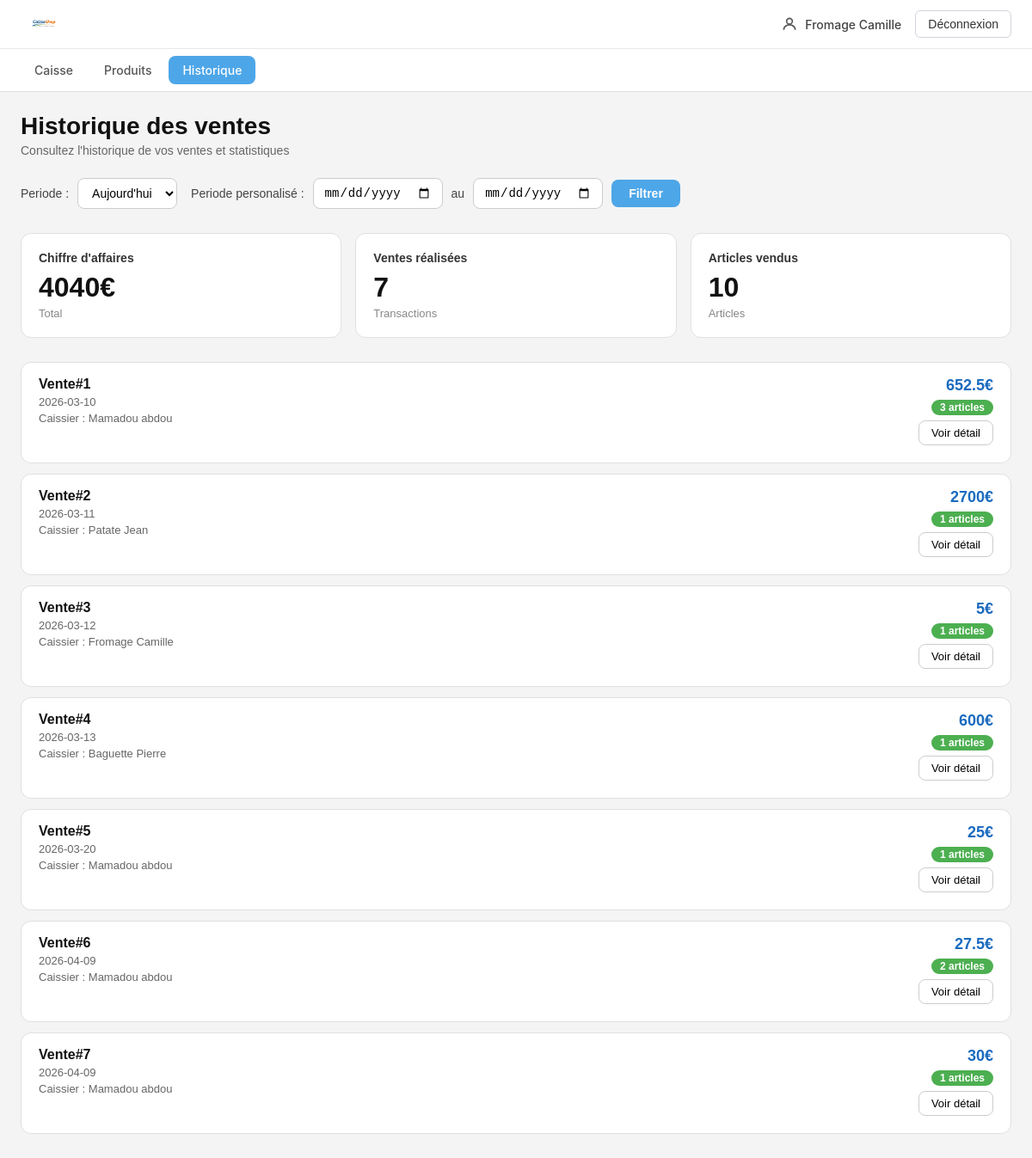
/frontoffice/historique.php (signed in), run on the app's committed database.
### tables this page shows
CREATE TABLE `ventes` (
  `Id` int(11) NOT NULL,
  `IdUtilisateur` int(11) NOT NULL,
  `Date` date NOT NULL DEFAULT current_timestamp(),
  `Total` double NOT NULL
);

CREATE TABLE `utilisateurs` (
  `Id` int(11) NOT NULL,
  `Nom` varchar(20) NOT NULL,
  `Prenom` varchar(20) NOT NULL,
  `Email` varchar(50) NOT NULL,
  `MotDePasse` varchar(255) NOT NULL
);

### frontoffice/select.php (called while the page is built, shortened)
<?php
require_once('../asset/connexionbdd.php');
$sql = "SELECT vtp.IdVente,
vtp.IdProduit,
pdt.NomProduit,
vtp.Quantite,
pdt.Prix,
vtp.PrixTotalProduit
FROM venteproduits vtp
JOIN produits pdt ON vtp.IdProduit = pdt.Id
JOIN ventes vt ON vtp.IdVente = vt.Id
JOIN utilisateurs ut ON vt.IdUtilisateur = ut.Id";
$params = [];
$stmt = $pdo->prepare($sql);
$stmt->execute($params);
$venteProduits=$stmt->fetchall();
$sql = "SELECT vt.Id,
vt.Date,
vt.Total,
ut.Nom,
ut.Prenom
FROM ventes vt
JOIN utilisateurs ut ON vt.IdUtilisateur = ut.Id WHERE 1=1";
$params = [];
$stmt = $pdo->prepare($sql);
$stmt->execute($params);
$ventes=$stmt->fetchall();
?>

### frontoffice/session.php (called while the page is built, shortened)
<?php
require_once(__DIR__ . '/select.php');
?>

### frontoffice/fonction.php (called while the page is built)
<?php
function nombreArticleDansUneVente($idVente,$venteProduits){
    $nbArticle=0;
    for ($i=0; $i < count($venteProduits); $i++) {
        if ($idVente == $venteProduits[$i]['IdVente']) {
            $nbArticle+=1;
        }
    }
    return $nbArticle;
}
function CalculDuChiffreAffaires($ventes){
    $chiffreAffaire=0;
    for ($i=0; $i < count($ventes); $i++) {
        $chiffreAffaire += $ventes[$i]['Total'];
    }
    return $chiffreAffaire;
}
?>

### frontoffice/historique.php (the view, shortened to what this page needs)
<?php
require_once(__DIR__ . '/session.php');
require_once(__DIR__ . '/select.php');
require_once(__DIR__ . '/fonction.php');
?>
<!DOCTYPE html>
<html lang="fr">
<head>
    <link rel="stylesheet" href="../styles/style.css">
    <link rel="stylesheet" href="../styles/historique.css">
</head>
<body>
    <header class="header">
        <nav class="nav-top">
            <img class="logo" src="../image/logo1.png" alt="logo caisseshop">
            <div class="nav-top-droite">
                <div class="utilisateur">
                    <svg class="icone-user" xmlns="http://www.w3.org/2000/svg" viewBox="0 0 24 24" fill="none" stroke="currentColor" stroke-width="2">
                        <circle cx="12" cy="8" r="4"/>
                        <path d="M4 20c0-4 3.6-7 8-7s8 3 8 7"/>
                    </svg>
                    <p class="nom-utilisateur"><?php echo $_SESSION['LOG_USER'] ?></p>
                </div>
                <button class="bouton-deconnexion" onclick="window.location.href='logout.php'">
                    Déconnexion
                </button>
            </div>
        </nav>
        <nav class="nav-menu">
            <a class="nav-lien " href="index.php">
                Caisse
            </a>
            <a class="nav-lien" href="produits.php">
                Produits
            </a>
            <a class="nav-lien actif" href="historique.php">
                Historique
            </a>
        </nav>
    </header>
    <main class="historique-page">
        <h1 class="historique-titre">Historique des ventes</h1>
        <p class="historique-description">Consultez l'historique de vos ventes et statistiques</p>
        <div class="filtres-row">
            <form class="filtre-periode" action="">
                <label class="filtre-label" for="periode">Periode :</label>
                <select class="filtre-select" name="periode" id="periode">
                    <option value="1">Aujourd'hui</option>
                </select>
            </form>
            <form class="filtre-perso" action="historique.php" method="post">
                <label class="filtre-label" for="perso_periode_debut">Periode personalisé :</label>
                <?php if (!isset($_POST['perso_periode_debut']) && !isset($_POST['perso_periode_fin'])) { ?>
                    <input class="filtre-date" type="date" name="perso_periode_debut" >
                    <span class="filtre-au">au</span>
                    <input class="filtre-date" type="date" name="perso_periode_fin" >
                <?php }else{ ?>
                    <input class="filtre-date" type="date" name="perso_periode_debut"  value="<?php echo $_POST['perso_periode_debut'] ?>">
                    <span class="filtre-au">au</span>
                    <input class="filtre-date" type="date" name="perso_periode_fin" value="<?php echo $_POST['perso_periode_fin'] ?>">
                <?php } ?>
                <button class="filtre-btn" type="submit">Filtrer</button>
            </form>
        </div>
        <div class="stats-grid">
            <div class="stat-card">
                <h2 class="stat-titre">Chiffre d'affaires</h2>
                <b class="stat-valeur"><?php echo CalculDuChiffreAffaires($ventes) ?>€</b>
                <p class="stat-label">Total</p>
            </div>
            <div class="stat-card">
                <h2 class="stat-titre">Ventes réalisées</h2>
                <b class="stat-valeur"><?php echo count($ventes) ?></b>
                <p class="stat-label">Transactions</p>
            </div>
            <div class="stat-card">
                <h2 class="stat-titre">Articles vendus</h2>
                <b class="stat-valeur"><?php echo count($venteProduits) ?></b>
                <p class="stat-label">Articles</p>
            </div>
        </div>
        <?php for ($i=0; $i < count($ventes); $i++) { ?>
            <article class="vente-card vente-card">
                <div class="vente-header">
                    <div class="vente-info">
                        <h2 class="vente-numero">Vente#<?php echo ($i+1) ?></h2>
                        <p class="vente-date"><?php echo $ventes[$i]['Date'] ?></p>
                        <p class="vente-caissier">Caissier : <?php echo $ventes[$i]['Nom']." ".$ventes[$i]['Prenom'] ?></p>
                    </div>
                    <div class="vente-meta">
                        <p class="vente-prix"><?php echo $ventes[$i]['Total'] ?>€</p>
                        <span class="vente-badge"><?php echo nombreArticleDansUneVente($ventes[$i]['Id'], $venteProduits) ?> articles</span>
                        <form action="detailHistorique.php" method="post">
                            <button class="vente-btn" type="submit">Voir détail</button>
                        </form>
                    </div>
                </div>
            </article>
        <?php } ?>
    </main>
</body>
</html>

### styles/style.css (style rules this page uses)
* { margin: 0; padding: 0; box-sizing: border-box; }
body { font-family: -apple-system, BlinkMacSystemFont, 'Segoe UI', sans-serif; background-color: #f0f2f5; color: #1a1a1a; font-size: 14px; }
.header { background-color: #ffffff; border-bottom: 1px solid #e0e0e0; position: sticky; top: 0; z-index: 100; }
.nav-top { display: flex; align-items: center; justify-content: space-between; padding: 10px 24px; border-bottom: 1px solid #e8e8e8; }
.logo { height: 36px; width: auto; }
.nav-top-droite { display: flex; align-items: center; gap: 16px; }
.utilisateur { display: flex; align-items: center; gap: 8px; color: #444; }
.icone-user { width: 20px; height: 20px; color: #555; }
.nom-utilisateur { font-size: 14px; font-weight: 500; }
.bouton-deconnexion { display: flex; align-items: center; gap: 6px; padding: 7px 14px; background-color: #ffffff; border: 1px solid #d0d5dd; border-radius: 6px; font-size: 14px; font-weight: 500; cursor: pointer; color: #333; transition: background-color 0.2s; }
.nav-menu { display: flex; align-items: center; gap: 4px; padding: 8px 24px; }
.nav-lien { display: flex; align-items: center; gap: 6px; padding: 8px 16px; text-decoration: none; color: #555; font-size: 14px; font-weight: 500; border-radius: 8px; transition: background-color 0.2s, color 0.2s; }
.nav-lien.actif { background-color: #4da6e8; color: #ffffff; }

### styles/historique.css (style rules this page uses)
.historique-page { background: #f4f4f4; padding: 24px; font-family: sans-serif; min-height: 100vh; }
.historique-titre { font-size: 28px; font-weight: 700; margin: 0 0 4px; color: #111; }
.historique-description { color: #666; margin: 0 0 24px; font-size: 14px; }
.filtres-row { display: flex; align-items: center; flex-wrap: wrap; gap: 16px; margin-bottom: 28px; }
.filtre-periode, .filtre-perso { display: inline-flex; align-items: center; gap: 10px; }
.filtre-label { font-size: 14px; color: #444; font-weight: 500; }
.filtre-select, .filtre-date { padding: 8px 12px; border: 1px solid #ccc; border-radius: 8px; font-size: 14px; background: #fff; cursor: pointer; }
.filtre-au { font-size: 14px; color: #444; }
.filtre-btn { padding: 8px 20px; background: #4da6e8; color: #fff; border: none; border-radius: 8px; font-size: 14px; font-weight: 600; cursor: pointer; }
.stats-grid { display: grid; grid-template-columns: repeat(3, 1fr); gap: 16px; margin-bottom: 28px; }
.stat-card { background: #fff; border: 1px solid #e0e0e0; border-radius: 12px; padding: 20px; }
.stat-titre { font-size: 14px; font-weight: 600; color: #333; margin: 0 0 8px; }
.stat-valeur { display: block; font-size: 32px; font-weight: 700; color: #111; margin-bottom: 4px; }
.stat-label { font-size: 13px; color: #888; margin: 0; }
.vente-card { background: #fff; border: 1px solid #e0e0e0; border-radius: 12px; padding: 16px 20px; margin-bottom: 12px; display: flex; flex-direction: column; }
.vente-header { display: flex; justify-content: space-between; align-items: flex-start; margin-bottom: 4px; }
.vente-info { display: flex; flex-direction: column; gap: 4px; }
.vente-numero { font-size: 16px; font-weight: 700; color: #111; margin: 0; }
.vente-date, .vente-caissier { font-size: 13px; color: #666; margin: 0; }
.vente-meta { display: flex; flex-direction: column; align-items: flex-end; gap: 6px; }
.vente-prix { font-size: 18px; font-weight: 700; color: #1a6bbf; margin: 0; }
.vente-badge { background: #4caf50; color: #fff; font-size: 12px; font-weight: 600; padding: 2px 10px; border-radius: 20px; }
.vente-btn { padding: 6px 14px; font-size: 13px; border: 1px solid #ccc; background: #fff; border-radius: 8px; cursor: pointer; }

### data on the page
ventes: Date "2026-03-10", IdUtilisateur.Nom "Mamadou", IdUtilisateur.Prenom "abdou", Total "652.5", Id "3"
ventes: Date "2026-03-11", IdUtilisateur.Nom "Patate", IdUtilisateur.Prenom "Jean", Total "2700", Id "1"
ventes: Date "2026-03-12", IdUtilisateur.Nom "Fromage", IdUtilisateur.Prenom "Camille", Total "5", Id "1"
ventes: Date "2026-03-13", IdUtilisateur.Nom "Baguette", IdUtilisateur.Prenom "Pierre", Total "600", Id "1"
ventes: Date "2026-03-20", IdUtilisateur.Nom "Mamadou", IdUtilisateur.Prenom "abdou", Total "25", Id "1"
ventes: Date "2026-04-09", IdUtilisateur.Nom "Mamadou", IdUtilisateur.Prenom "abdou", Total "27.5", Id "2"
ventes: Date "2026-04-09", IdUtilisateur.Nom "Mamadou", IdUtilisateur.Prenom "abdou", Total "30", Id "1"

### other printed values
$_SESSION['LOG_USER'] "Fromage Camille"
CalculDuChiffreAffaires($ventes) "4040"
count($ventes) "7"
count($venteProduits) "10"
